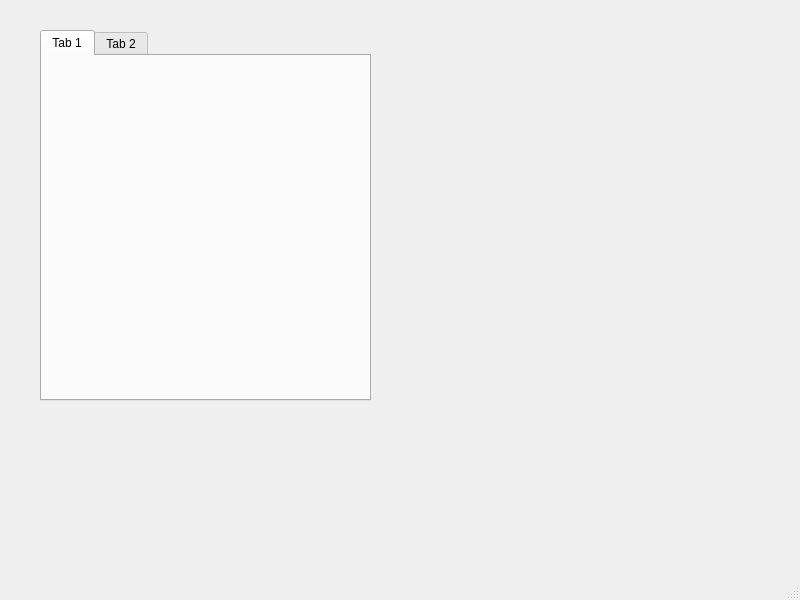
<?xml version="1.0" encoding="UTF-8"?>
<ui version="4.0">
 <class>KRWindow</class>
 <widget class="QMainWindow" name="KRWindow">
  <property name="geometry">
   <rect>
    <x>0</x>
    <y>0</y>
    <width>800</width>
    <height>600</height>
   </rect>
  </property>
  <property name="windowTitle">
   <string>MainWindow</string>
  </property>
  <widget class="QWidget" name="centralwidget">
   <widget class="QTabWidget" name="tabWidget">
    <property name="geometry">
     <rect>
      <x>40</x>
      <y>30</y>
      <width>331</width>
      <height>371</height>
     </rect>
    </property>
    <widget class="QWidget" name="tab">
     <attribute name="title">
      <string>Tab 1</string>
     </attribute>
     <widget class="QWidget" name="verticalLayoutWidget">
      <property name="geometry">
       <rect>
        <x>0</x>
        <y>0</y>
        <width>331</width>
        <height>351</height>
       </rect>
      </property>
      <layout class="QVBoxLayout" name="verticalLayout"/>
     </widget>
    </widget>
    <widget class="QWidget" name="tab_2">
     <attribute name="title">
      <string>Tab 2</string>
     </attribute>
    </widget>
   </widget>
  </widget>
  <widget class="QMenuBar" name="menubar">
   <property name="geometry">
    <rect>
     <x>0</x>
     <y>0</y>
     <width>800</width>
     <height>20</height>
    </rect>
   </property>
  </widget>
  <widget class="QStatusBar" name="statusbar"/>
 </widget>
 <resources/>
 <connections/>
</ui>
